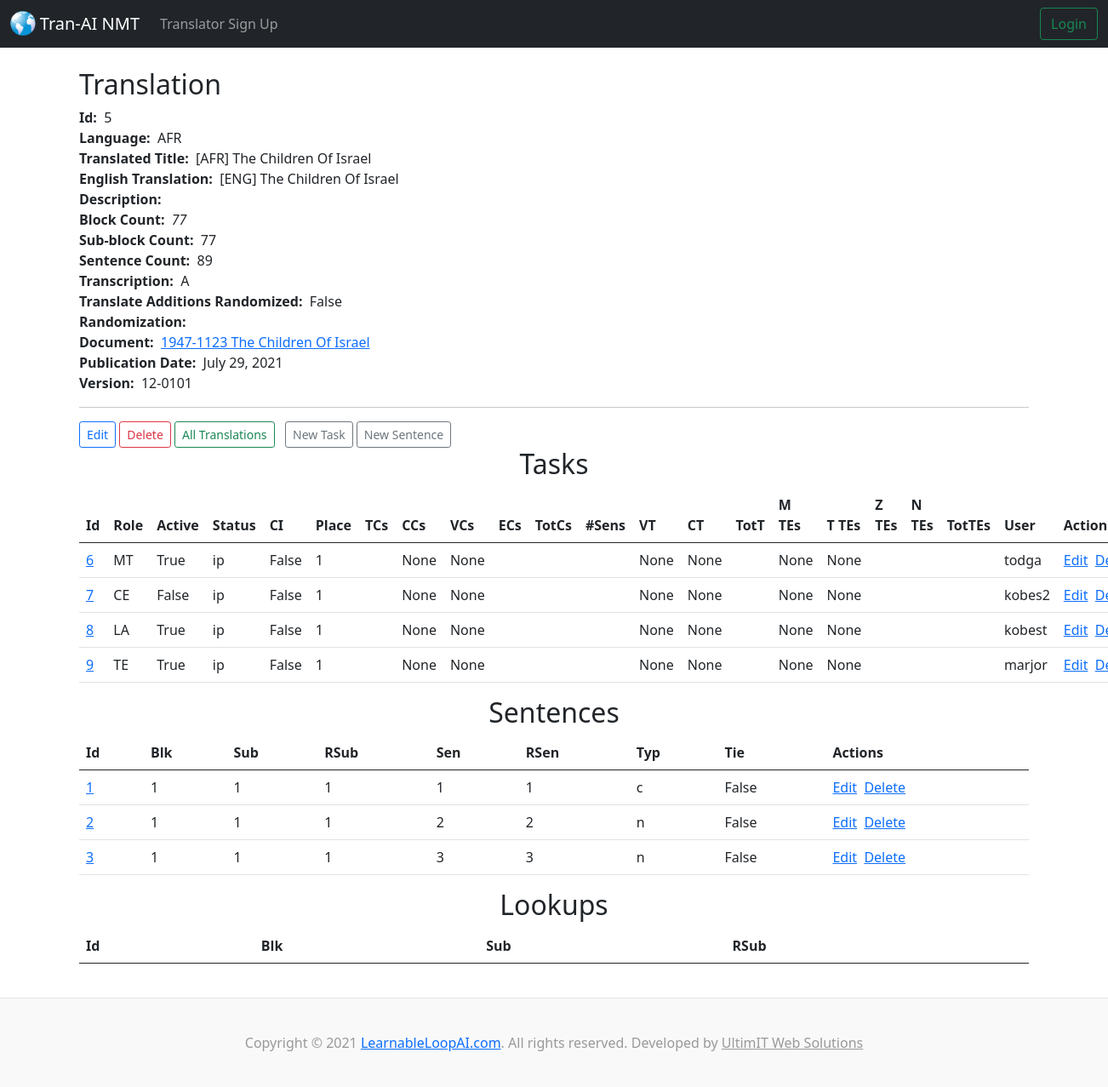
The page /documents/1/translations/5/ on the database as committed earlier.
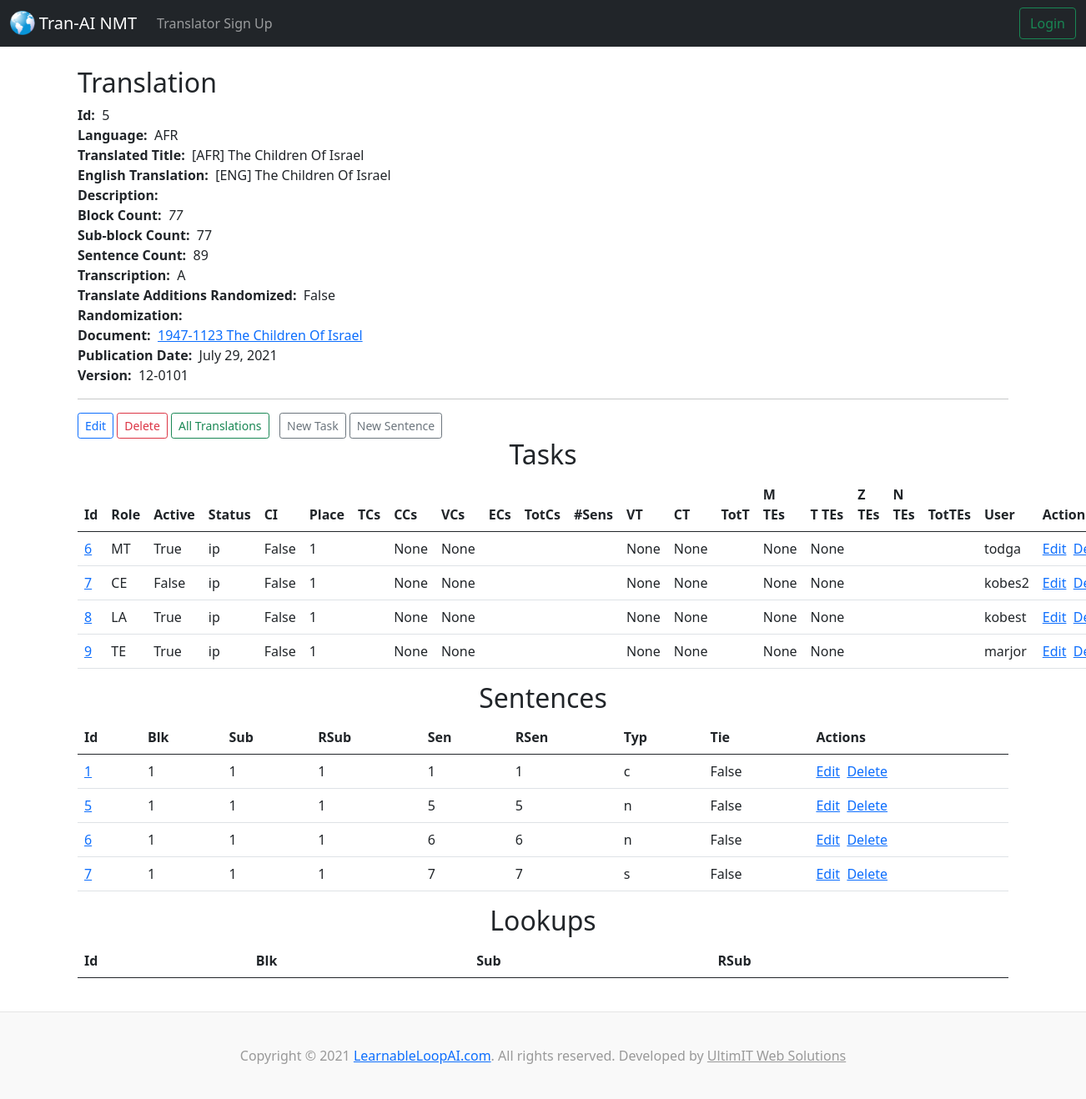
The same page on the database as committed later.
### tranai/models.py (models this page shows, shortened)
class Translation(models.Model):
  class Transcription(models.TextChoices):
    ANDES = 'A', _('Andes')
    MAMALIS = 'M', _('Mamalis')
  lan = models.CharField('Language', max_length=3)
  tran_title = models.CharField('Translated title', max_length=70)
  descrip = models.TextField('Description', blank=True, null=True, max_length=500)
  blkc = models.IntegerField('Block count')
  subc = models.IntegerField('Sub-block count')
  senc = models.IntegerField('Sentence count')
  xcrip = models.CharField('Transcription', max_length=1, choices=Transcription.choices, default=Transcription.ANDES, blank=False,)
  li = models.BooleanField('Lookup imported (eng) / translate contributions randomized (oth)')
  pubdate = models.DateField('Publication date', default=datetime.date.today)
  version = models.CharField('Version', max_length=20)
  document = models.ForeignKey(Document, blank=True, null=True, on_delete=models.CASCADE, related_name='translations')
  eng_tran = models.ForeignKey('self', blank=True, null=True, on_delete=models.CASCADE,)
  def __str__(self):
    return self.tran_title

class Document(models.Model):
  class TimeOfDay(models.TextChoices):
    NO_TOD = 'n', _('No Time Of Day')
    SUNRISE = 's', _('Sunrise')
    BREAKFAST = 'b', _('Breakfast')
    MORNING = 'x', _('Morning')
    AFTERNOON = 'y', _('Afternoon')
    EVENING = 'z', _('Evening')
  class DayOfWeek(models.TextChoices):
    SUNDAY = 'su', _('Sunday')
    MONDAY = 'mo', _('Monday')
    TUESDAY = 'tu', _('Tuesday')
    WEDNESDAY = 'we', _('Wednesday')
    THURSDAY = 'th', _('Thursday')
    FRIDAY = 'fr', _('Friday')
    SATURDAY = 'sa', _('Saturday')
  dod = models.DateField('Date Of Delivery')
  tod = models.CharField('Time Of Day', max_length=1, validators=[MinLengthValidator(1), MaxLengthValidator(1)], choices=TimeOfDay.choices, default=TimeOfDay.NO_TOD, blank=False,)
  dow = models.CharField('Day Of Week', max_length=2, choices=DayOfWeek.choices, default=DayOfWeek.SUNDAY, blank=False,)
  title = models.CharField('Document Title', max_length=64, blank=False,)
  descriptor = models.CharField('Descriptor', max_length=120, blank=False,)
  def __str__(self):
    return f"{self.descriptor} {self.title}"

class Task(models.Model):
  class Role(models.TextChoices):
    EP = 'EP', _('English Provider (EP)')
    EE = 'EE', _('English Editor (EE)')
    NT = 'NT', _('No Translator (NT)')
    MT = 'MT', _('Machine Translator (MT)')
    HT = 'HT', _('Human Translator (HT)')
    TE = 'TE', _('Translation Editor (TE)')
    SE = 'SE', _('Scripture Editor (SE)')
    PE = 'PE', _('Poetry Editor (PE)')
    CE = 'CE', _('Chief Editor (CE)')
    LA = 'LA', _('Language Administrator (LA)')
  class Status(models.TextChoices):
    ip = 'ip', _('In Process (ip)')
    cd = 'cd', _('Completed (cd)')
    te = 'te', _('TE editing (te)')
    ce = 'ce', _('CE editing (ce)')
    qe = 'qe', _('QE editing (qe)')
    pg = 'pg', _('Publishing (pg)')
    pd = 'pd', _('Published (pd)')
    pr = 'pr', _('Pruned (pr)')
  translation = models.ForeignKey(Translation, blank=False, null=False, on_delete=models.DO_NOTHING, related_name='tasks')
  user = models.ForeignKey(settings.AUTH_USER_MODEL, blank=False, null=False, on_delete=models.DO_NOTHING, related_name='tasks') #for accounts app
  role = models.CharField('Role', max_length=2, validators=[MinLengthValidator(2), MaxLengthValidator(2)], choices=Role.choices, default=Role.TE, blank=False, null=False,)
  active = models.BooleanField('Active', default=False)
  place = models.IntegerField('Place', default=1, validators=[MinValueValidator(1)], blank=False, null=False,)
  ci = models.BooleanField('Content imported', default=False)
  status = models.CharField('Status', max_length=2, validators=[MinLengthValidator(2), MaxLengthValidator(2)], choices=Status.choices, default=Status.ip, blank=False, null=False,)
  ccs = models.IntegerField('Final Create additions', blank=True, null=True,)
  ccs_k = models.IntegerField('- by klearing', blank=True, null=True,)
  ccs_m = models.IntegerField('- by modding', blank=True, null=True,)
  vcs = models.IntegerField('Final Vote additions', blank=True, null=True,)
  vcs_a = models.IntegerField('- by accepting', blank=True, null=True,)
  vcs_c = models.IntegerField('- by creating', blank=True, null=True,)
  vcs_t = models.IntegerField('- by topping', blank=True, null=True,)
  vcs_p = models.IntegerField('- by picking', blank=True, null=True,)
  ct = models.IntegerField('Final Create time (s)', blank=True, null=True,)
  vt = models.IntegerField('Final Vote time (s)', blank=True, null=True,)
  majtes = models.IntegerField('Final Majority Top Changes', blank=True, null=True,)
  tietes = models.IntegerField('Final Tie Top Changes', blank=True, null=True,)
  notes = models.CharField('Notes', max_length=200, blank=True, null=True,)

class Sentence(models.Model):
  class SentenceType(models.TextChoices):
    n = 'n', _('Normal')
    c = 'c', _('Conversation')
    s = 's', _('Scripture')
    p = 'p', _('Poetry first line')
    q = 'q', _('Poetry other lines')
  blk = models.IntegerField('Block', blank=True, null=True,)
  sub = models.IntegerField('Sub-block', blank=True, null=True,)
  rsub = models.IntegerField('Running sub-block', blank=True, null=True,)
  sen = models.IntegerField('Sentence', blank=True, null=True,)
  rsen = models.IntegerField('Running sentence', blank=True, null=True,)
  typ = models.CharField('Sentence type', max_length=1, validators=[MinLengthValidator(1), MaxLengthValidator(1)], choices=SentenceType.choices, default=SentenceType.n, blank=False, null=False,)
  tie = models.BooleanField('Tie', default=False)
  translation = models.ForeignKey(Translation, blank=False, null=False, on_delete=models.CASCADE, related_name='sentences')

### accounts/models.py (models this page shows)
class CustomUser(AbstractBaseUser, PermissionsMixin):
    email = models.EmailField(_('email address'), unique=True)
    username = models.CharField(_('username'), max_length=6, default='')
    admin = models.BooleanField(default=False)
    is_staff = models.BooleanField(default=False)
    is_active = models.BooleanField(default=True)
    created_at = models.DateTimeField(default=timezone.now)
    cur_task = models.ForeignKey(Task, blank=True, null=True, on_delete=models.CASCADE)
    USERNAME_FIELD = 'email'
    REQUIRED_FIELDS = []
    objects = CustomUserManager()
    def __str__(self):
        return self.username

### tranai/views.py (the view)
# urls.py: path('documents/<document_id>/translations/<translation_id>/', views.show_document_translation, name='show-document-translation'),
def show_document_translation(request, document_id, translation_id):
  document = Document.objects.get(pk=document_id)
  translation = Translation.objects.get(pk=translation_id)
  tasks = translation.tasks.all
  sentences = translation.sentences.all
  lookups = translation.lookups.all
  return render(request, 'tranai/show_document_translation.html', {'document': document, 'translation': translation, 'tasks': tasks, 'sentences': sentences, 'lookups': lookups})

### tranai/templates/tranai/show_document_translation.html (shortened to what this page needs)
{% extends 'tranai/base.html' %}
{% block content %}
  <h2>Translation</h2>
  <strong>Id:</strong>&nbsp;&nbsp;{{ translation.id }}<br>
  <strong>Language:</strong>&nbsp;&nbsp;{{ translation.lan }}<br>
  <strong>Translated Title:</strong>&nbsp;&nbsp;{{ translation.tran_title }}<br>
  <strong>English Translation:</strong>&nbsp;&nbsp;{{ translation.eng_tran }}<br>
  <strong>Description:</strong>&nbsp;&nbsp;{{ translation.description }}<br>
  <strong>Block Count:</strong>&nbsp;&nbsp;<i>{{ translation.blkc }}</i><br>
  <strong>Sub-block Count:</strong>&nbsp;&nbsp;{{ translation.subc }}<br>
  <strong>Sentence Count:</strong>&nbsp;&nbsp;{{ translation.senc }}<br>
  <strong>Transcription:</strong>&nbsp;&nbsp;{{ translation.xcrip }}<br>
{% if translation.lan == 'ENG' %}
  <strong>Lookup Imported:</strong>&nbsp;&nbsp;{{ translation.li }}<br>
  {% if translation.li %}
  <strong>Lookup:</strong>&nbsp;&nbsp;<a class="btn btn-outline-primary btn-sm" href="{% url 'delete-lookup' translation.document.id translation.id %}">Delete Lookup</a> <br>
  {% else %}
  <strong>Lookup:</strong>&nbsp;&nbsp;<a class="btn btn-outline-primary btn-sm" href="{% url 'import-lookup' translation.document.id translation.id %}">Import Lookup</a> <br>
  {% endif %}
{% else %}
<strong>Translate Additions Randomized:</strong>&nbsp;&nbsp;{{ translation.li }}<br>
  {% if not translation.li %}
<strong>Randomization:</strong>&nbsp;&nbsp;{{ translation.None }}<br>
  {% endif %}
{% endif %}
  <strong>Document:</strong>&nbsp;&nbsp;<a href="{% url 'show-document' translation.document.id %}">{{translation.document}}</a><br>
  <strong>Publication Date:</strong>&nbsp;&nbsp;{{ translation.pubdate }}<br>
  <strong>Version:</strong>&nbsp;&nbsp;{{ translation.version }}<br>
  <hr>
  <a class="btn btn-outline-primary btn-sm" href="">Edit</a>
  <a class="btn btn-outline-danger btn-sm" href="">Delete</a>
  <a class="btn btn-outline-success btn-sm" href="{% url 'index-documents' %}">All Translations</a>
  <a class="btn btn-outline-secondary btn-sm" href="{% url 'create-task' %}">New Task</a>
  <a class="btn btn-outline-secondary btn-sm" href="{% url 'create-translation-sentence' translation.id %}">New Sentence</a>
  <center><h2>Tasks</h2></center>
  <table class="table table-hover">
    <thead>
      <tr>
        <th scope="col">Id</th>
        <th scope="col">Role</th>
        <th scope="col">Active</th>
        <th scope="col">Status</th>
        <th scope="col">CI</th>
        <th scope="col">Place</th>
        <th scope="col">TCs</th>
        <th scope="col">CCs</th>
        <th scope="col">VCs</th>
        <th scope="col">ECs</th>
        <th scope="col">TotCs</th>
        <th scope="col">#Sens</th>
        <th scope="col">VT</th>
        <th scope="col">CT</th>
        <th scope="col">TotT</th>
        <th scope="col">M TEs</th>
        <th scope="col">T TEs</th>
        <th scope="col">Z TEs</th>
        <th scope="col">N TEs</th>
        <th scope="col">TotTEs</th>
        <th scope="col">User</th>
        <th scope="col">Actions</th>
      </tr>
    </thead>
    <tbody>
{% for task in tasks %}
      <tr>
        <td><a href="{% url 'show-task' task.id %}">{{task.id}}</a></td>
        <td>{{task.role}}</td>
        <td>{{task.active}}</td>
        <td>{{task.status}}</td>
        <td>{{task.ci}}</td>
        <td>{{task.place}}</td>
        <td></td>
        <td>{{task.ccs}}</td>
        <td>{{task.vcs}}</td>
        <td></td>
        <td></td>
        <td></td>
        <td>{{task.vt}}</td>
        <td>{{task.ct}}</td>
        <td></td>
        <td>{{task.majtes}}</td>
        <td>{{task.tietes}}</td>
        <td></td>
        <td></td>
        <td></td>
        <td>{{task.user}}</td>
        <td><a href="{% url 'update-task' task.id %}">Edit</a>&nbsp;&nbsp;<a href="{% url 'delete-task' task.id %}">Delete</a></td>
      </tr>
{% endfor %}
    </tbody>
  </table>
  <center><h2>Sentences</h2></center>
  <table class="table table-hover">
    <thead>
      <tr>
        <th scope="col">Id</th>
        <th scope="col">Blk</th>
        <th scope="col">Sub</th>
        <th scope="col">RSub</th>
        <th scope="col">Sen</th>
        <th scope="col">RSen</th>
        <th scope="col">Typ</th>
        <th scope="col">Tie</th>
        <th scope="col">Actions</th>
      </tr>
    </thead>
    <tbody>
{% for sentence in sentences %}
      <tr>
        <td><a href="{% url 'show-translation-sentence' translation.id sentence.id %}">{{sentence.id}}</a></td>
        <td>{{sentence.blk}}</td>
        <td>{{sentence.sub}}</td>
        <td>{{sentence.rsub}}</td>
        <td>{{sentence.sen}}</td>
        <td>{{sentence.rsen}}</td>
        <td>{{sentence.typ}}</td>
        <td>{{sentence.tie}}</td>
        <td><a href="{% url 'update-translation-sentence' translation.id sentence.id %}">Edit</a>&nbsp;&nbsp;<a href="{% url 'delete-translation-sentence' translation.id sentence.id %}">Delete</a></td>
      </tr>
{% endfor %}
    </tbody>
  </table>
  <center><h2>Lookups</h2></center>
  <table class="table table-hover">
    <thead>
      <tr>
        <th scope="col">Id</th>
        <th scope="col">Blk</th>
        <th scope="col">Sub</th>
        <th scope="col">RSub</th>
      </tr>
    </thead>
  </table>
{% endblock %}

Rows that differ between the two databases and show on the page:
removed Sentence: id "2", blk "1", sub "1", rsub "1", sen "2", rsen "2", typ "n", tie "False"
removed Sentence: id "3", blk "1", sub "1", rsub "1", sen "3", rsen "3", typ "n", tie "False"
added Sentence: id "5", blk "1", sub "1", rsub "1", sen "5", rsen "5", typ "n", tie "False"
added Sentence: id "6", blk "1", sub "1", rsub "1", sen "6", rsen "6", typ "n", tie "False"
added Sentence: id "7", blk "1", sub "1", rsub "1", sen "7", rsen "7", typ "s", tie "False"
